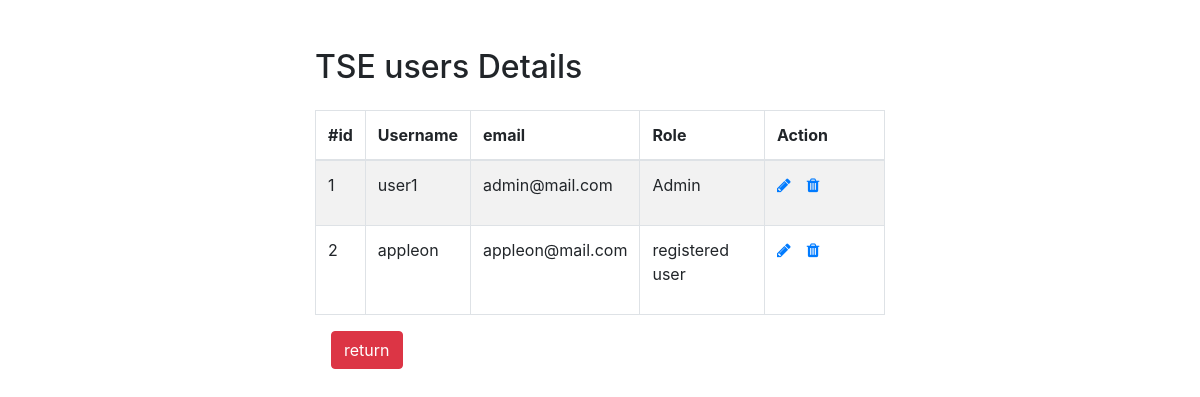
The app's page /admin/retrieve_users.php with its own data.
### tables this page shows
CREATE TABLE `users` (
  `id` int(11) NOT NULL,
  `username` varchar(255) NOT NULL,
  `email` varchar(255) NOT NULL,
  `role` enum('Author','Admin') DEFAULT NULL,
  `password` varchar(255) NOT NULL,
  `created_at` timestamp NULL DEFAULT current_timestamp(),
  `updated_at` timestamp NULL DEFAULT NULL,
  `image` varchar(255) DEFAULT NULL
);

### admin/retrieve_users.php (the view, shortened to what this page needs)
<!DOCTYPE html>
<html lang="en">
<head>
    <link rel="stylesheet" href="https://stackpath.bootstrapcdn.com/bootstrap/4.5.2/css/bootstrap.min.css">
    <link rel="stylesheet" href="https://maxcdn.bootstrapcdn.com/font-awesome/4.7.0/css/font-awesome.min.css">
</head>
<body>
    <div class="wrapper">
        <div class="container-fluid">
            <div class="row">
                <div class="col-md-12">
                    <div class="mt-5 mb-3 clearfix">
                        <h2 class="pull-left">TSE users Details</h2>
                    </div>
                    <?php
                    $sql = "SELECT * FROM users";
                    if($result = mysqli_query($link, $sql)){
                        if(mysqli_num_rows($result) > 0){
                            echo '<table class="table table-bordered table-striped">';
                                echo "<thead>";
                                    echo "<tr>";
                                        echo "<th>#id</th>";
                                        echo "<th>Username</th>";
                                        echo "<th>email</th>";
                                        echo "<th>Role</th>";
                                        echo "<th>Action</th>";
                                    echo "</tr>";
                                echo "</thead>";
                                echo "<tbody>";
                                while($row = mysqli_fetch_array($result)){
                                    echo "<tr>";
                                        echo "<td>" . $row['id'] . "</td>";
                                        echo "<td>" . $row['username'] . "</td>";
                                        echo "<td>" . $row['email'] . "</td>";
                                        echo "<td>";
                                        echo "<p>";      $status = $row['role'];
                                          if ($status == "Admin") {
                                            echo"Admin";
                                          }
                                          $status = $row['role'];
                                          if ($status == "") {
                                            echo "registered user";
                                            echo "</p>";
                                          }
                                          echo "<td>";
                                            echo '<a href="update_users.php?id='. $row['id'] .'" class="mr-3" title="Update userdetails" data-toggle="tooltip"><span class="fa fa-pencil"></span></a>';
                                            echo '<a href="delete_user.php?id='. $row['id'] .'" title="Delete User" data-toggle="tooltip"><span class="fa fa-trash"></span></a>';
                                        echo "</td>";
                                    echo "</tr>";
                                }
                                echo "</tbody>";
                            echo "</table>";
                        } else{
                            echo '<div class="alert alert-danger"><em> No records were found.</em></div>';
                        }
                    } else{
                        echo "Oops! Something went wrong. Please try again later.";
                    }
                    ?>
              <a href="adminpanel.php" class="btn btn-danger ml-3">return</a>
              </div>
            </div>
        </div>
    </div>
</body>
</html>

### admin/retrieve_users.php (style rules this page uses)
.wrapper { width: 600px; margin: 0 auto; }
table tr td:last-child { width: 120px; }

### records on screen
users: id "1", username "user1", email "admin@mail.com", role "Admin"
users: id "2", username "appleon", email "appleon@mail.com", role "registered user"
